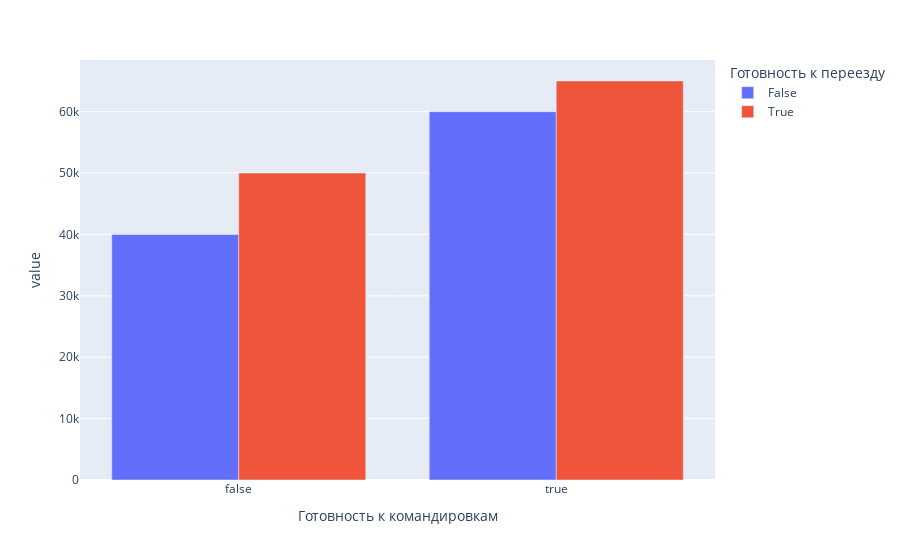

Notebook code for this chart:
### Markdown cell above
6. Постройте **многоуровневую столбчатую диаграмму**, которая показывает зависимость медианной заработной платы (**"ЗП (руб)"**) от признаков **"Готовность к переезду"** и **"Готовность к командировкам"**. Проанализируйте график, сравнив уровень заработной платы в категориях.

### Code cell
pivot_1 = pd.pivot_table(
    hh_data,
    values = 'ЗП (руб)',
    columns = ['Готовность к переезду'],
    index = 'Готовность к командировкам',
    aggfunc = 'median'
)
print(pivot_1)
fig = px.bar(
    data_frame = pivot_1,
    barmode = 'group'
)
fig.show()
fig.write_html("graphs/salary_move_travel.html")

### Figure 1 — Plotly figure (JSON) as saved in the notebook; plotly's stock layout.template omitted (floating-point values rounded to 4 significant figures)
{"data": [{"alignmentgroup": "True", "hovertemplate": "Готовность к переезду=False<br>Готовность к командировкам=%{x}<br>value=%{y}<extra></extra>", "legendgroup": "False", "marker": {"color": "#636efa", "pattern": {"shape": ""}}, "name": "False", "offsetgroup": "False", "orientation": "v", "showlegend": true, "textposition": "auto", "type": "bar", "x": [false, true], "xaxis": "x", "y": [40000, 60000], "yaxis": "y"}, {"alignmentgroup": "True", "hovertemplate": "Готовность к переезду=True<br>Готовность к командировкам=%{x}<br>value=%{y}<extra></extra>", "legendgroup": "True", "marker": {"color": "#EF553B", "pattern": {"shape": ""}}, "name": "True", "offsetgroup": "True", "orientation": "v", "showlegend": true, "textposition": "auto", "type": "bar", "x": [false, true], "xaxis": "x", "y": [50000, 65001], "yaxis": "y"}], "layout": {"barmode": "group", "legend": {"title": {"text": "Готовность к переезду"}, "tracegroupgap": 0}, "margin": {"t": 60}, "xaxis": {"anchor": "y", "domain": [0, 1], "title": {"text": "Готовность к командировкам"}}, "yaxis": {"anchor": "x", "domain": [0, 1], "title": {"text": "value"}}}}
